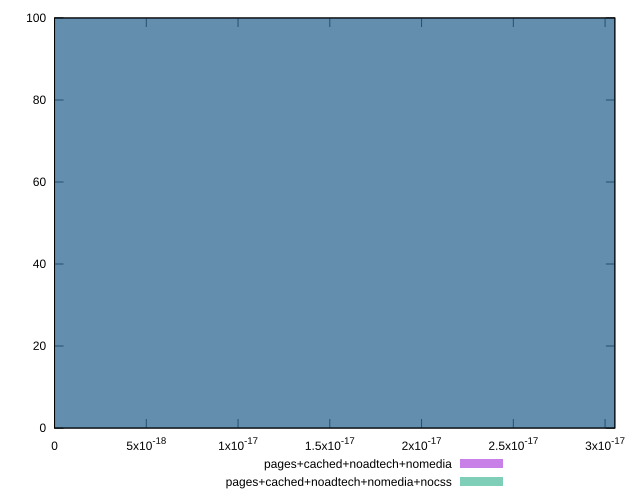

The script that saved this image:
reset

$pagesCachedNoadtechNomedia <<EOF
0 100
EOF

$pagesCachedNoadtechNomediaNocss <<EOF
0 100
EOF

set key outside below
set boxwidth 1e-12
set xrange [0:3.053113317719181e-17]
set yrange [0:100]
set trange [0:100]
set style fill transparent solid 0.5 noborder
set terminal svg size 640, 500 enhanced background rgb 'white'
set output "report_00023_2021-02-20T12:14:57.249Z/meta/score-difference/comparison/histogram/3_vs_4.svg"

plot $pagesCachedNoadtechNomedia title "pages+cached+noadtech+nomedia" with boxes, \
     $pagesCachedNoadtechNomediaNocss title "pages+cached+noadtech+nomedia+nocss" with boxes

reset
